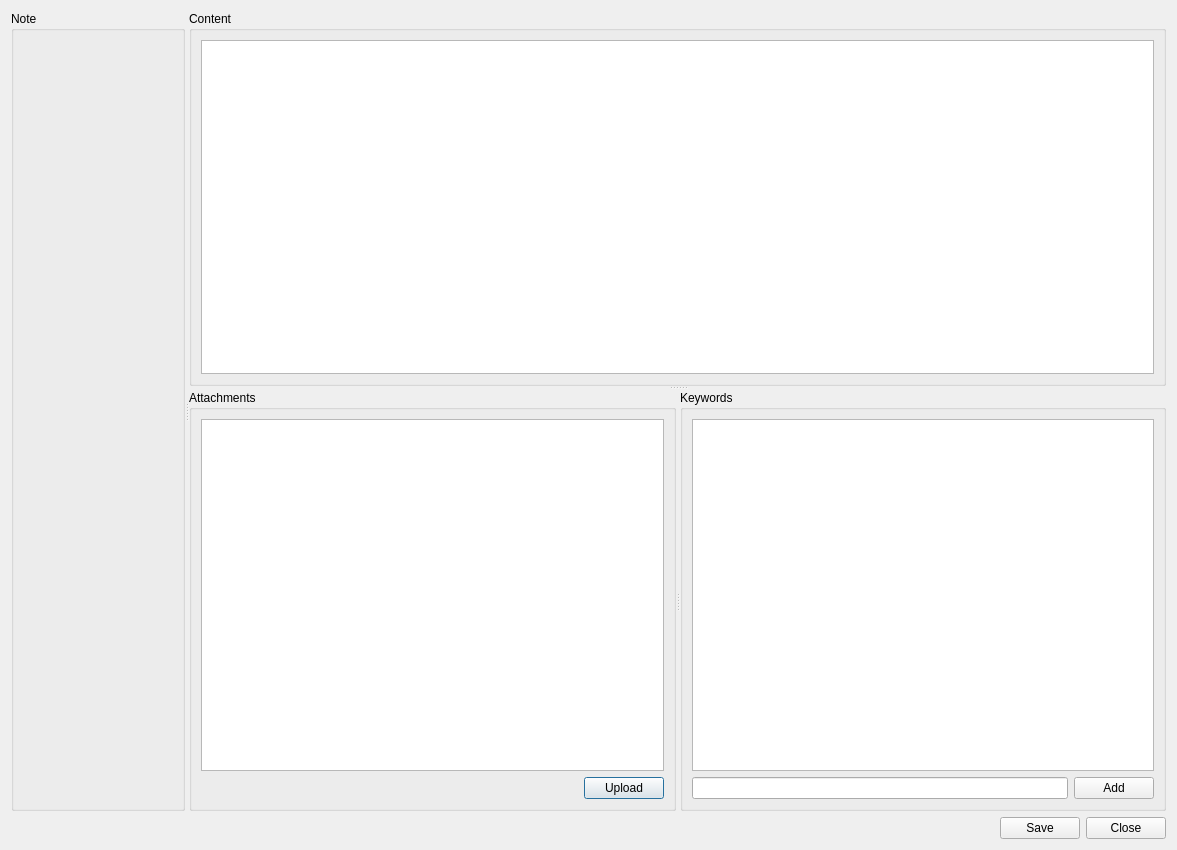
<?xml version="1.0" encoding="UTF-8"?>
<ui version="4.0">
 <class>Dialog</class>
 <widget class="QDialog" name="Dialog">
  <property name="geometry">
   <rect>
    <x>0</x>
    <y>0</y>
    <width>1177</width>
    <height>850</height>
   </rect>
  </property>
  <property name="windowTitle">
   <string>Jezen Note Editor</string>
  </property>
  <layout class="QVBoxLayout" name="verticalLayout_2">
   <item>
    <widget class="QSplitter" name="viewEditSplitter">
     <property name="orientation">
      <enum>Qt::Horizontal</enum>
     </property>
     <widget class="QGroupBox" name="noteGroupBox">
      <property name="sizePolicy">
       <sizepolicy hsizetype="MinimumExpanding" vsizetype="MinimumExpanding">
        <horstretch>0</horstretch>
        <verstretch>0</verstretch>
       </sizepolicy>
      </property>
      <property name="title">
       <string>Note</string>
      </property>
     </widget>
     <widget class="QSplitter" name="editSplitter">
      <property name="orientation">
       <enum>Qt::Vertical</enum>
      </property>
      <widget class="QGroupBox" name="markdownGroupBox">
       <property name="sizePolicy">
        <sizepolicy hsizetype="Preferred" vsizetype="MinimumExpanding">
         <horstretch>0</horstretch>
         <verstretch>0</verstretch>
        </sizepolicy>
       </property>
       <property name="title">
        <string>Content</string>
       </property>
       <layout class="QVBoxLayout" name="verticalLayout_5">
        <item>
         <widget class="QTextEdit" name="noteTextEdit">
          <property name="sizePolicy">
           <sizepolicy hsizetype="MinimumExpanding" vsizetype="MinimumExpanding">
            <horstretch>0</horstretch>
            <verstretch>0</verstretch>
           </sizepolicy>
          </property>
         </widget>
        </item>
       </layout>
      </widget>
      <widget class="QSplitter" name="keywordSplitter">
       <property name="orientation">
        <enum>Qt::Horizontal</enum>
       </property>
       <widget class="QGroupBox" name="attachmentsGroupBox">
        <property name="sizePolicy">
         <sizepolicy hsizetype="Preferred" vsizetype="MinimumExpanding">
          <horstretch>0</horstretch>
          <verstretch>0</verstretch>
         </sizepolicy>
        </property>
        <property name="title">
         <string>Attachments</string>
        </property>
        <layout class="QVBoxLayout" name="verticalLayout_4">
         <item>
          <widget class="AttachmentsMVC" name="attachmentsMVC">
           <property name="sizePolicy">
            <sizepolicy hsizetype="Expanding" vsizetype="MinimumExpanding">
             <horstretch>0</horstretch>
             <verstretch>0</verstretch>
            </sizepolicy>
           </property>
          </widget>
         </item>
         <item>
          <layout class="QHBoxLayout" name="horizontalLayout">
           <item>
            <spacer name="horizontalSpacer">
             <property name="orientation">
              <enum>Qt::Horizontal</enum>
             </property>
             <property name="sizeHint" stdset="0">
              <size>
               <width>40</width>
               <height>20</height>
              </size>
             </property>
            </spacer>
           </item>
           <item>
            <widget class="QPushButton" name="attachUploadButton">
             <property name="text">
              <string>Upload</string>
             </property>
            </widget>
           </item>
          </layout>
         </item>
        </layout>
       </widget>
       <widget class="QGroupBox" name="keywordEditGroupBox">
        <property name="sizePolicy">
         <sizepolicy hsizetype="Preferred" vsizetype="MinimumExpanding">
          <horstretch>0</horstretch>
          <verstretch>0</verstretch>
         </sizepolicy>
        </property>
        <property name="maximumSize">
         <size>
          <width>16777215</width>
          <height>16777215</height>
         </size>
        </property>
        <property name="title">
         <string>Keywords</string>
        </property>
        <layout class="QVBoxLayout" name="verticalLayout">
         <item>
          <widget class="KeywordEditorMVC" name="keywordEditorMVC">
           <property name="sizePolicy">
            <sizepolicy hsizetype="Expanding" vsizetype="MinimumExpanding">
             <horstretch>0</horstretch>
             <verstretch>0</verstretch>
            </sizepolicy>
           </property>
          </widget>
         </item>
         <item>
          <layout class="QHBoxLayout" name="horizontalLayout_3">
           <item>
            <widget class="QLineEdit" name="keywordLineEdit"/>
           </item>
           <item>
            <widget class="QPushButton" name="keywordAddPushButton">
             <property name="text">
              <string>Add</string>
             </property>
            </widget>
           </item>
          </layout>
         </item>
        </layout>
       </widget>
      </widget>
     </widget>
    </widget>
   </item>
   <item>
    <layout class="QHBoxLayout" name="horizontalLayout_2">
     <property name="sizeConstraint">
      <enum>QLayout::SetDefaultConstraint</enum>
     </property>
     <item>
      <spacer name="horizontalSpacer_2">
       <property name="orientation">
        <enum>Qt::Horizontal</enum>
       </property>
       <property name="sizeHint" stdset="0">
        <size>
         <width>40</width>
         <height>20</height>
        </size>
       </property>
      </spacer>
     </item>
     <item>
      <widget class="QPushButton" name="saveButton">
       <property name="sizePolicy">
        <sizepolicy hsizetype="Preferred" vsizetype="Fixed">
         <horstretch>0</horstretch>
         <verstretch>0</verstretch>
        </sizepolicy>
       </property>
       <property name="text">
        <string>Save</string>
       </property>
       <property name="autoDefault">
        <bool>false</bool>
       </property>
       <property name="default">
        <bool>false</bool>
       </property>
       <property name="flat">
        <bool>false</bool>
       </property>
      </widget>
     </item>
     <item>
      <widget class="QPushButton" name="closeButton">
       <property name="sizePolicy">
        <sizepolicy hsizetype="Preferred" vsizetype="Fixed">
         <horstretch>0</horstretch>
         <verstretch>0</verstretch>
        </sizepolicy>
       </property>
       <property name="text">
        <string>Close</string>
       </property>
      </widget>
     </item>
    </layout>
   </item>
  </layout>
 </widget>
 <customwidgets>
  <customwidget>
   <class>AttachmentsMVC</class>
   <extends>QListView</extends>
   <header>attachments</header>
  </customwidget>
  <customwidget>
   <class>KeywordEditorMVC</class>
   <extends>QListView</extends>
   <header>keywords</header>
  </customwidget>
 </customwidgets>
 <resources/>
 <connections/>
</ui>
